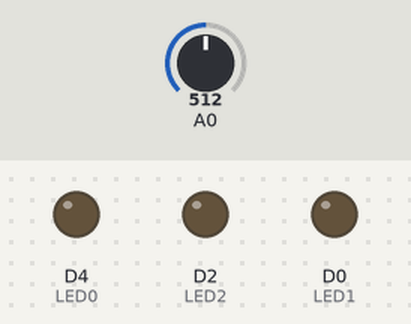
Simulated run of this sketch. Board: ESP8266 (NodeMCU). Shown: output pins drawn as LEDs (lit = HIGH). The inputs (shaded band) are chosen by the test bench; at power-on: A0 = 512. WiFi joins after 1.5 s; servers stay silent unless stated; what the sketch prints to the serial monitor is not drawn.

Above: at 0.1 s.
At 4.8 s:
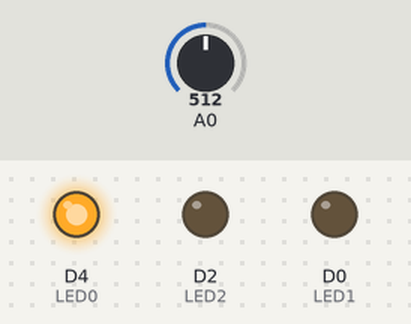
Timing chart, 0 to 6.5 s (numbered marks = the images above):
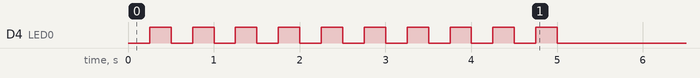

The sketch:

CientEsp8266.ino
```cpp
//------------------------------------------------------------------------------------
  #include <Wire.h>
  #include <ESP8266WiFi.h>
  #include <SoftwareSerial.h>
//------------------------------------------------------------------------------------
// Defining I/O Pins
//------------------------------------------------------------------------------------
  #define       LED0      2         // WIFI Module LED
  #define       LED1      D0        // Connectivity With Client #1
  #define       LED2      D2        // Connectivity With Client #2
  #define       BUTTON    D1        // Connectivity ReInitiate Button
  #define       TWI_FREQ  400000L   // I2C Frequency Setting To 400KHZ
//------------------------------------------------------------------------------------
// BUTTON Variables
//------------------------------------------------------------------------------------
  int           ButtonState;
  int           LastButtonState   = LOW;
  int           LastDebounceTime  = 0;
  int           DebounceDelay     = 50;
  const String  ButtonColor       = "BLU";
//------------------------------------------------------------------------------------
// LED Delay Variables
//------------------------------------------------------------------------------------
  int           LEDState          = LOW;
  unsigned long CurrMillis        = 0;
  unsigned long PrevMillis        = 0;
  unsigned long Interval          = 1000;
//------------------------------------------------------------------------------------
// Authentication Variables
//------------------------------------------------------------------------------------
  char*         TKDssid;
  char*         TKDpassword;
  IPAddress     TKDServer(192,168,4,1);
  WiFiClient    TKDClient;
//====================================================================================
SoftwareSerial NodeMCU(D7,D8);
  void setup()
  {
    /* ----------------------------------------------------------------------
     * Setting The I2C Pins SDA, SCL
     * Because We Didnt Specify Any Pins The Defult
     * SDA = D4 <GPIO2>, SCL = D5 <GPIO14> For ESP8266 Dev Kit Node MCU v3
     --------------------------------------------------------------------- */
    Wire.begin();                   // Begginning The I2C

    // Setting Up The I2C Of The MPU9250 ------------------------------------
    Wire.setClock(TWI_FREQ);        // Setting The Frequency MPU9250 Require

    // Setting The Serial Port ----------------------------------------------
    Serial.begin(115200);           // Computer Communication
    NodeMCU.begin(115200);
    // Setting The Mode Of Pins ---------------------------------------------
    pinMode(LED0, OUTPUT);          // WIFI OnBoard LED Light
    pinMode(LED1, OUTPUT);          // Indicator For Client #1 Connectivity
    pinMode(LED2, OUTPUT);          // Indicator For Client #2 Connectivity
    pinMode(BUTTON, INPUT_PULLUP);  // Initiate Connectivity
    digitalWrite(LED0, !LOW);       // Turn WiFi LED Off
    pinMode(D7,INPUT);
    pinMode(D8,OUTPUT);
    // Print Message Of I/O Setting Progress --------------------------------
    Serial.println("\nI/O Pins Modes Set .... Done");

    // Starting To Connect --------------------------------------------------
    WiFi.mode(WIFI_STA);            // To Avoid Broadcasting An SSID
    WiFi.begin("TAKEONE");          // The SSID That We Want To Connect To

    // Printing Message For User That Connetion Is On Process ---------------
    Serial.println("!--- Connecting To " + WiFi.SSID() + " ---!");

    // WiFi Connectivity ----------------------------------------------------
    CheckConnectivity();            // Checking For Connection

    // Stop Blinking To Indicate Connected ----------------------------------
    digitalWrite(LED0, !HIGH);
    Serial.println("!-- Client Device Connected --!");

    // Printing IP Address --------------------------------------------------
    Serial.println("Connected To      : " + String(WiFi.SSID()));
    Serial.println("Signal Strenght   : " + String(WiFi.RSSI()) + " dBm");
    Serial.print  ("Server IP Address : ");
    Serial.println(TKDServer);
    Serial.print  ("Device IP Address : ");
    Serial.println(WiFi.localIP());

    // Conecting The Device As A Client -------------------------------------
    TKDRequest();
  }

//====================================================================================

  void loop()
  {
    ReadAnnalog();
    delay(250);
  }

//====================================================================================

  void ReadAnnalog()
  {
    // Reading The Analogique
    int reading = analogRead(A0);

    // If It Doest Match The Previous State
    if(reading != LastButtonState)
    {
      LastDebounceTime = millis();
    }

    // To Iliminate Debounce
    if((millis() - LastDebounceTime) > DebounceDelay)
    {

        ButtonState = reading;
        String content = "";
        char character;
          while(NodeMCU.available()>0) {
          character = NodeMCU.read();
            content += character;

          }
          if (content!="" && content!=" ")
          {
            Serial.println(content);
            TKDClient.println(content);
            TKDClient.flush();
          }
    }

    // Last Button State Concidered
    LastButtonState = reading;
  }

//====================================================================================

  void CheckConnectivity()
  {
    while(WiFi.status() != WL_CONNECTED)
    {
      for(int i=0; i < 10; i++)
      {
        digitalWrite(LED0, !HIGH);
        delay(250);
        digitalWrite(LED0, !LOW);
        delay(250);
        Serial.print(".");
      }
      Serial.println("");
    }
  }

//====================================================================================

  void TKDRequest()
  {
    // First Make Sure You Got Disconnected
    TKDClient.stop();

    // If Sucessfully Connected Send Connection Message
    if(TKDClient.connect(TKDServer, 9001))
    {
      Serial.println    ("<" + ButtonColor + "-CONNECTED>");
      TKDClient.println ("<" + ButtonColor + "-CONNECTED>");
    }
  }

//====================================================================================
```
